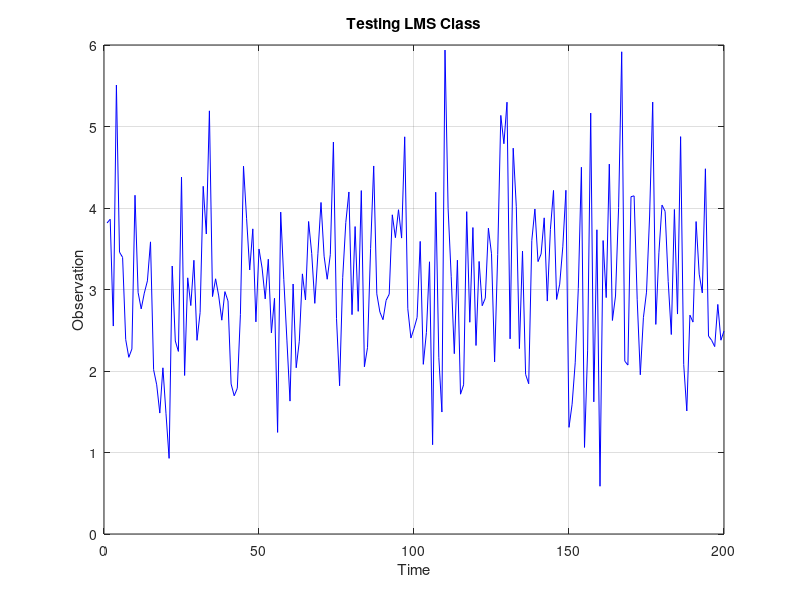

Source code (MATLAB): (Note: this script raises an error after producing the figure.)
addpath("./Technique/")

x = [1 1 1]';
u = [1 1 1];
N = 200;
n = 1:N;
noise = randn(1,N);

d = u*x + noise;
%% Figures
figure(1)
plot(n,d,'b')
xlabel('Time')
ylabel('Observation')
title('Testing LMS Class')
hold on
grid on

%% Criando a técnica
tec1 = [Lms() Lms('H_ini', [0 0 0]) Lms('n_win', 50) Lms('mu', 0.5) Lms('epsilon', 0.1)];
buf_obs = zeros(tec1(5).y_dim, tec1(5).n_win);
buf_st = zeros(tec1(5).x_dim, tec1(5).n_win);
y = zeros(tec1(5).y_dim, N);
u_hat = zeros(tec1(5).y_dim, tec1(5).x_dim, N);
for i = 1:N
    buf_obs = update_buffer(buf_obs, d(i));
    buf_st = update_buffer(buf_st, x);
    y(i) = tec1(5).apply(buf_obs, buf_st);
    u_hat(:,:,i) = tec1(5).get_H();
end

plot(n, y, 'r')
hold off

%% The error
e1 = abs(y-u*x);
e2 = zeros(1,N);
for i = 1:N
    e2(i) = norm(u_hat(:,:,i)-u);
end
figure(2)
plot(n,e1,'b')
hold on
plot(n,e2,'r')
title('Test LMS: Error.')
ylabel('e[n]')
xlabel('n')
grid on
hold off

%% functions
function buff = update_buffer(buffer, new_sample)
    buff = buffer;
    buff(:, 2:end) = buff(:, 1:end-1);
    buff(:, 1) = new_sample;
end